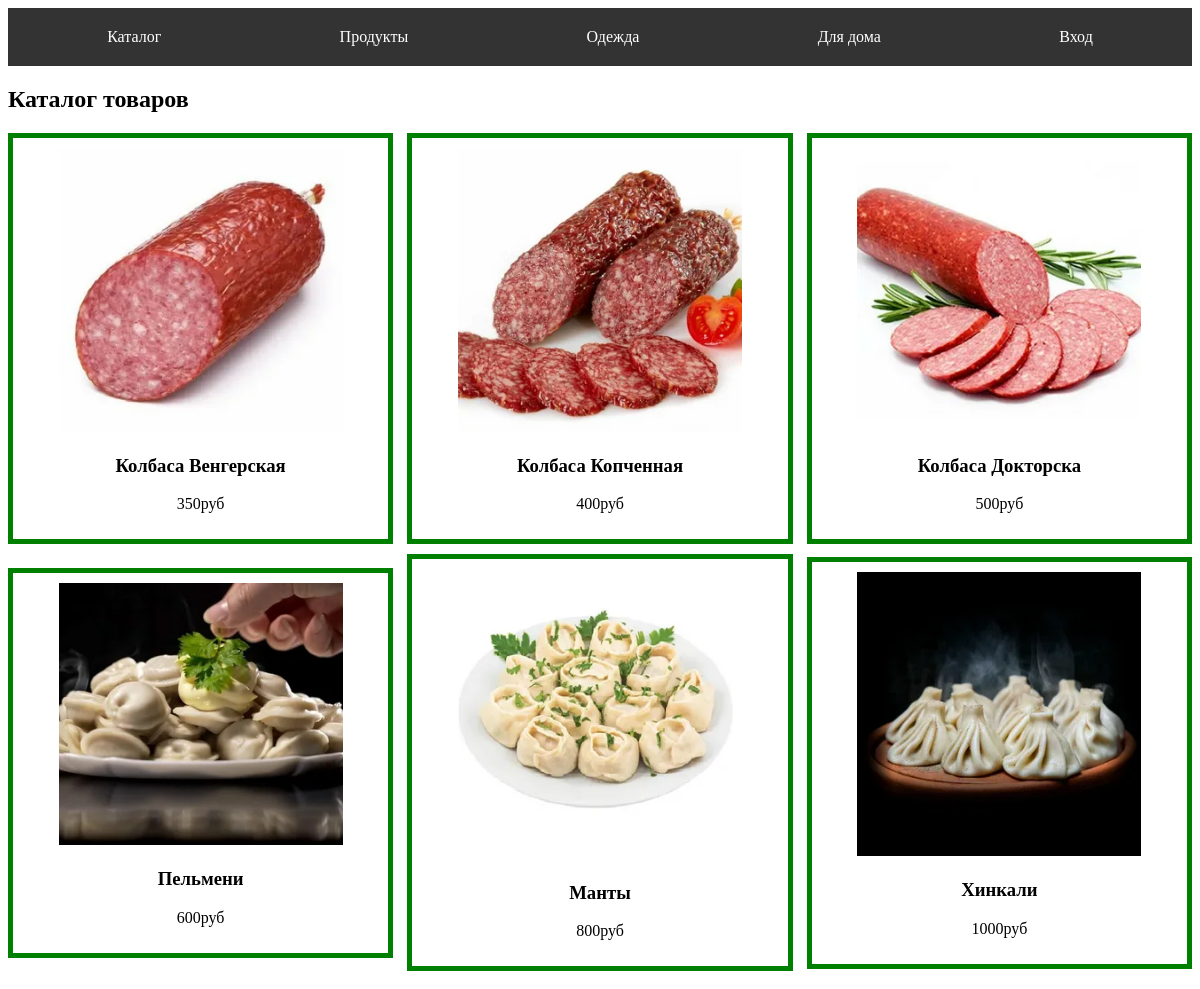
/catalog/Продукты, run on the app's committed database.
### app/models.py (models this page shows, shortened)
class Tovar(models.Model):
    name = models.CharField(max_length=50, verbose_name='Название')
    price = models.IntegerField(verbose_name='Цена')
    image=models.FileField(verbose_name='Картинка', upload_to='img/', null=True, blank=True)
    discount= models.IntegerField(verbose_name='Скидка', default=0)
    category=models.ForeignKey(to=Category, on_delete=models.SET_NULL, null=True, blank=True)

### app/views.py (the view)
# urls.py: path('catalog/<str:cat>', views.catalog, name='catalog'),
def catalog (request,cat):
    items=Tovar.objects.filter(category__name=cat)
    data={'items':items}
    return render(request, 'index.html', data)

### templates/index.html (shortened to what this page needs)
<!DOCTYPE html>
{% load static %}
<html lang="ru">
<head>
    {% block head %}
        <link rel="stylesheet" href="{% static 'css/catalog.css' %}">
        <link rel="stylesheet" href="{% static 'css/menu.css' %}">
    {% endblock %}
</head>
<body>
    {% block menu %}
<nav>
    <ul>
        <li>
            <a href="{% url 'index' %}">Каталог</a>
        </li>
        <li>
            <a href="{% url 'catalog' 'Продукты' %}">Продукты</a>
        </li>
        <li>
            <a href="{% url 'catalog' 'Одежда' %}">Одежда</a>
        </li>
        <li>
            <a href="{% url 'catalog' 'Для дома' %}">Для дома</a>
        </li>
        {% if user.is_authenticated %}
        <li>
            <a href="{% url 'cabinet' %}">Кабинет</a>
        </li>
        <li>
            <a href="{% url 'cart' %}">Корзина</a>
        </li>
        {% else %}
        <li>
            <a href="">Вход</a>
        </li>
        {% endif %}
    </ul>
</nav>
</body>
{% endblock %}
{% block content %}
<h2>Каталог товаров</h2>
    <div class = 'main-catalog'>
{% for one in items %}
<div class="card">
    <img src="{% static one.image %}" alt="">
    <h3>{{ one.name }}</h3>
    <p>{{ one.price }}руб</p>
</div>
{% endfor %}
</div>
{% endblock %}
</html>

### app/static/css/catalog.css (style rules this page uses)
.main-catalog { display: flex; flex-direction: row; align-items: center; justify-content:space-between ; flex-wrap: wrap; }
.card { width: 30%; border: 5px solid green; text-align: center; padding: 10px; margin-bottom: 10px; }
.card img { width: 80%; }

### app/static/css/menu.css (style rules this page uses)
nav { background-color: #333; padding: 10px; }
nav ul { list-style: none; margin: 0; padding: 0; display: flex; justify-content: space-around; }
nav li a { color: white; text-decoration: none; padding: 10px 15px; display: block; transition: background-color 0.3s ease; }

### data on the page
Tovar: image (picture), name "Колбаса Венгерская", price "350"
Tovar: image (picture), name "Колбаса Копченная", price "400"
Tovar: image (picture), name "Колбаса Докторска", price "500"
Tovar: image (picture), name "Пельмени", price "600"
Tovar: image (picture), name "Манты", price "800"
Tovar: image (picture), name "Хинкали", price "1000"
